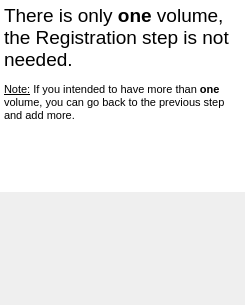
<?xml version="1.0" encoding="UTF-8"?>
<ui version="4.0">
 <class>Register</class>
 <widget class="qSlicerWidget" name="Register">
  <property name="geometry">
   <rect>
    <x>0</x>
    <y>0</y>
    <width>245</width>
    <height>305</height>
   </rect>
  </property>
  <property name="windowTitle">
   <string>Register</string>
  </property>
  <layout class="QVBoxLayout" name="verticalLayout">
   <property name="margin">
    <number>0</number>
   </property>
   <item>
    <layout class="QVBoxLayout" name="RegisterWidgetsLayout">
     <item>
      <widget class="ctkFittedTextBrowser" name="RegisterOneInputLabel">
       <property name="frameShape">
        <enum>QFrame::NoFrame</enum>
       </property>
       <property name="verticalScrollBarPolicy">
        <enum>Qt::ScrollBarAlwaysOff</enum>
       </property>
       <property name="horizontalScrollBarPolicy">
        <enum>Qt::ScrollBarAlwaysOff</enum>
       </property>
       <property name="html">
        <string>&lt;!DOCTYPE HTML PUBLIC &quot;-//W3C//DTD HTML 4.0//EN&quot; &quot;http://www.w3.org/TR/REC-html40/strict.dtd&quot;&gt;
&lt;html&gt;&lt;head&gt;&lt;meta name=&quot;qrichtext&quot; content=&quot;1&quot; /&gt;&lt;style type=&quot;text/css&quot;&gt;
p, li { white-space: pre-wrap; }
&lt;/style&gt;&lt;/head&gt;&lt;body style=&quot; font-family:'MS Shell Dlg 2'; font-size:8.25pt; font-weight:400; font-style:normal;&quot;&gt;
&lt;p style=&quot; margin-top:0px; margin-bottom:0px; margin-left:0px; margin-right:0px; -qt-block-indent:0; text-indent:0px;&quot;&gt;&lt;span style=&quot; font-size:14pt;&quot;&gt;There is only &lt;/span&gt;&lt;span style=&quot; font-size:14pt; font-weight:600;&quot;&gt;one&lt;/span&gt;&lt;span style=&quot; font-size:14pt;&quot;&gt; volume, the Registration step is not needed.&lt;/span&gt;&lt;/p&gt;
&lt;p style=&quot; margin-top:12px; margin-bottom:12px; margin-left:0px; margin-right:0px; -qt-block-indent:0; text-indent:0px;&quot;&gt;&lt;span style=&quot; font-size:8pt; text-decoration: underline;&quot;&gt;Note:&lt;/span&gt;&lt;span style=&quot; font-size:8pt;&quot;&gt; If you intended to have more than &lt;/span&gt;&lt;span style=&quot; font-size:8pt; font-weight:600;&quot;&gt;one&lt;/span&gt;&lt;span style=&quot; font-size:8pt;&quot;&gt; volume, you can go back to the previous step and add more.&lt;/span&gt;&lt;/p&gt;&lt;/body&gt;&lt;/html&gt;</string>
       </property>
      </widget>
     </item>
    </layout>
   </item>
   <item>
    <spacer name="verticalSpacer">
     <property name="orientation">
      <enum>Qt::Vertical</enum>
     </property>
     <property name="sizeHint" stdset="0">
      <size>
       <width>20</width>
       <height>40</height>
      </size>
     </property>
    </spacer>
   </item>
  </layout>
 </widget>
 <customwidgets>
  <customwidget>
   <class>qSlicerWidget</class>
   <extends>QWidget</extends>
   <header>qSlicerWidget.h</header>
   <container>1</container>
  </customwidget>
  <customwidget>
   <class>ctkFittedTextBrowser</class>
   <extends>QTextBrowser</extends>
   <header>ctkFittedTextBrowser.h</header>
  </customwidget>
 </customwidgets>
 <resources/>
 <connections/>
</ui>
